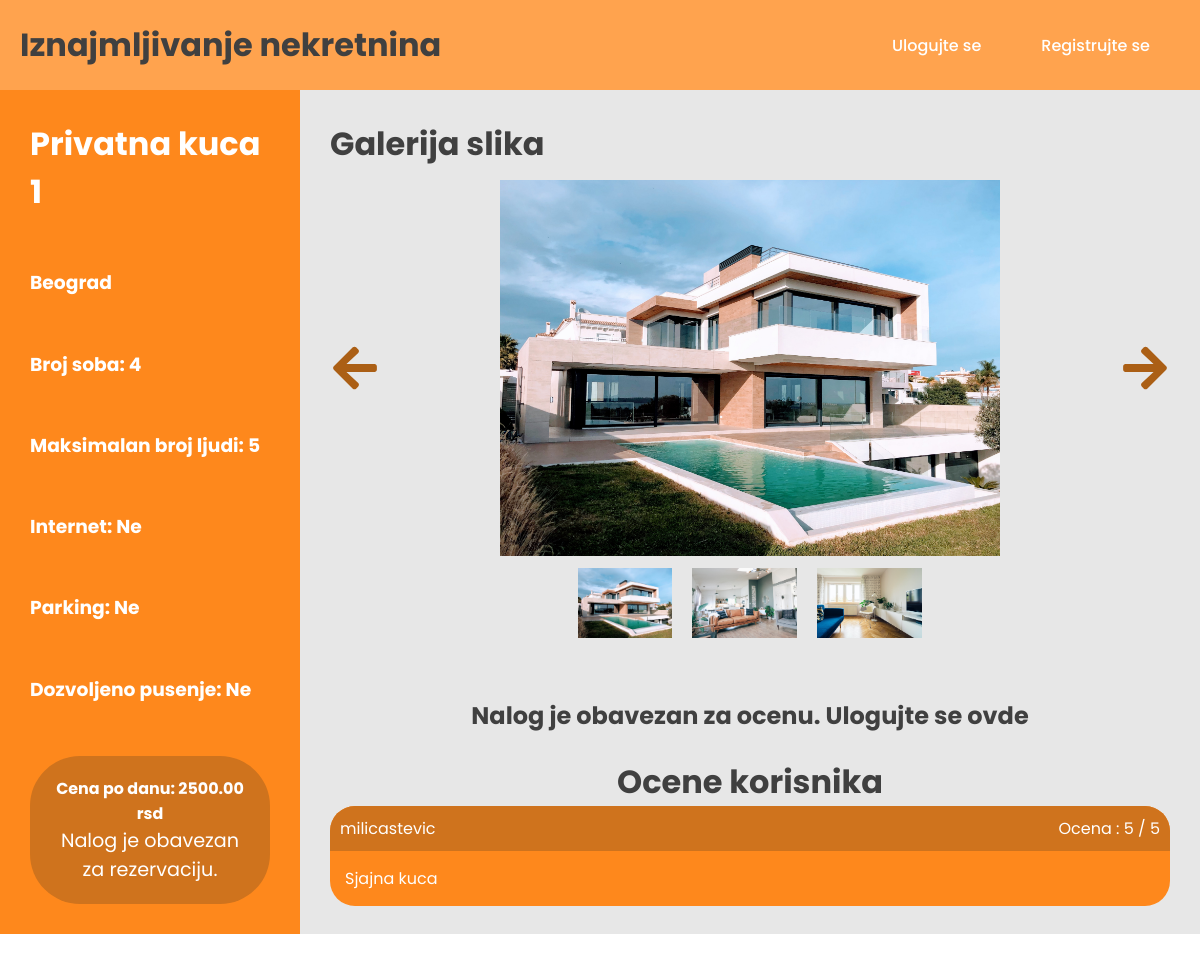
Page /offer_details.php?id=3 on the committed database.
### tables this page shows
CREATE TABLE `offers` (
  `id` int(11) NOT NULL,
  `seller_id` int(11) NOT NULL,
  `offer_name` varchar(50) NOT NULL,
  `offer_type` int(11) NOT NULL,
  `city_id` int(11) NOT NULL,
  `room_number` int(11) NOT NULL,
  `people_number` int(11) NOT NULL,
  `parking` int(11) NOT NULL,
  `internet` int(11) NOT NULL,
  `smoking_allowed` int(11) NOT NULL,
  `description` text NOT NULL,
  `price` int(11) NOT NULL
);

CREATE TABLE `cities` (
  `id` int(11) NOT NULL,
  `name` varchar(50) DEFAULT NULL
);

CREATE TABLE `offer_images` (
  `id` int(11) NOT NULL,
  `offer_id` int(11) NOT NULL,
  `title` varchar(100) NOT NULL
);

CREATE TABLE `offer_reviews` (
  `id` int(11) NOT NULL,
  `user_id` int(11) NOT NULL,
  `offer_id` int(11) NOT NULL,
  `rate` int(11) NOT NULL,
  `review` text NOT NULL,
  `date_created` date DEFAULT current_timestamp()
);

CREATE TABLE `users` (
  `id` int(11) NOT NULL,
  `first_name` varchar(50) NOT NULL,
  `last_name` varchar(50) NOT NULL,
  `email` varchar(100) NOT NULL,
  `username` varchar(100) NOT NULL,
  `password` varchar(150) NOT NULL,
  `role` varchar(10) NOT NULL DEFAULT 'user'
);

### offer_details.php (the view, shortened to what this page needs)
<!DOCTYPE html>
<html lang="en">
<head>
    <link rel="stylesheet" type="text/css" href="css/style.css">
</head>
<body>
    <?php include('nav.php')?>
    <?php
        $database = mysqli_connect('localhost','root','','appartment_rental');
        $id = $_GET['id'];
        $query = "SELECT offers.*, cities.name as 'city_name' FROM offers INNER JOIN cities on offers.city_id = cities.id WHERE offers.id = $id";
        $result = $database->query($query)->fetch_assoc();
        $query = "SELECT title FROM offer_images WHERE offer_id = $id";
        $images = $database->query($query);
        $thumbnails = $database->query($query);
    ?>
    <div class="container-grid">
        <div class="sidebar">
            <h1><?php echo $result['offer_name']?></h1>
            <h3><?php echo $result['city_name']?></h3>
            <h3>Broj soba: <?php echo $result['room_number']?></h3>
            <h3>Maksimalan broj ljudi: <?php echo $result['people_number']?></h3>
            <h3>Internet:
                <?php if($result['internet']):?>
                Da
                <?php else:?>
                Ne
                <?php endif?>
            </h3>
            <h3>Parking:
                <?php if($result['parking']):?>
                Da
                <?php else:?>
                Ne
                <?php endif?>
            </h3>
            <h3>Dozvoljeno pusenje:
                <?php if($result['smoking_allowed']):?>
                Da
                <?php else:?>
                Ne
                <?php endif?>
            </h3>
            <?php if(isset($_SESSION['username'])):?>
            <button class="reserve-btn" id="myBtn">
                <h5 class="wf">Cena po danu: <span class="wf" id="offer-price"><?php echo $result['price']?></span>.00
                    rsd</h5>
                Rezervisi
            </button>
            <?php else:?>
            <a href="register.php" class="text-center register-btn">
                <h5 class="wf">Cena po danu: <span class="wf" id="offer-price"><?php echo $result['price']?></span>.00
                    rsd</h5>
                Nalog je obavezan za rezervaciju.
            </a>
            <?php endif?>
        </div>
        <div class="content">
            <div class="offer-gallery">
                <h1>Galerija slika</h1>
                <div class="gallery-images">
                    <img src='media/arrow-left-solid.svg' id="gallery-prev" class="gallery-control"></img>
                    <?php $i = 0;?>
                    <?php while($row = $images->fetch_assoc()):?>
                    <img id=<?php echo $i?> class="gallery-image" src="house_images/<?php echo $row['title'];?>">
                    <?php $i++?>
                    <?php endwhile?>
                    <img src="media/arrow-right-solid.svg" id="gallery-next" class="gallery-control"></img>
                </div>
                <div class="gallery-thumbnails">
                    <?php while($row = $thumbnails->fetch_assoc()):?>
                    <img id=<?php echo $i?> class="gallery-thumbnail" src="house_images/<?php echo $row['title'];?>">
                    <?php $i++?>
                    <?php endwhile?>
                </div>
            </div>
            <div class="reviews">
                <?php if(isset($_SESSION['user_id'])):?>
                <?php
                    $user_id = $_SESSION['user_id'];
                    $offer_id = $_GET['id'];
                    $query = "SELECT end_date as 'ed' FROM offer_reservations WHERE user_id = $user_id AND offer_id = $offer_id";
                    $check = $database->query($query)->fetch_assoc();
                    if(isset($check['ed'])){
                    $date_end = $check['ed'];
                    $date_end = date_create($date_end);
                }
                    else{
                        $date_end = null;
                    }
                    $current_date =date_create(date('m/d/Y'));
                    $reviewquery = "SELECT * from offer_reviews where user_id = $user_id and offer_id = $offer_id";
                    $reviewresult = $database->query($reviewquery);
                    $review_exists = false;
                    if(mysqli_num_rows($reviewresult) > 0){
                            $review_exists = true;
                        }
                ?>
                <?php if($date_end < $current_date && $date_end != null && $review_exists):?>
                <h1>Ocena vec postoji. Mozete je izmeniti u svako doba.</h1>
                <?php $rr = $reviewresult->fetch_assoc()?>
                <form method = "post" action = "index.php" class="review-form">
                    <label for="rate">Ocena (1-5)</label>
                    <input class = "date input" type = "number" max = 5 min = 1 id = "rate" name = "rate" value = "<?php echo $rr['rate']?>">
                    <label for="review">Komentar</label>
                    <textarea name = "review" id = "review" class = "input date"><?php echo $rr['review']?></textarea>
                    <input type = "hidden" name = "user_id" value = "<?php echo $_SESSION['user_id']?>">
                    <input type = "hidden" name = "offer_id" value = "<?php echo $result['id']?>">
                    <input type = "hidden" name = "edit_review" value = 1>
                    <button type = "submit mx-auto" class = "submit-btn">Azuriraj ocenu</button>
                </form>
                <?php elseif($date_end < $current_date && $date_end != null && !$review_exists):?>
                <form method = "post" action = "index.php" class="review-form">
                    <label for="rate">Ocena (1-5)</label>
                    <input class = "date input" type = "number" id = "rate" name = "rate" value = "">
                    <label for="review">Komentar</label>
                    <textarea name = "review" id = "review" class = "input date"></textarea>
                    <input type = "hidden" name = "user_id" value = "<?php echo $_SESSION['user_id']?>">
                    <input type = "hidden" name = "offer_id" value = "<?php echo $result['id']?>">
                    <input type = "hidden" name = "submit_review" value = 1>
                    <button type = "submit mx-auto" class = "submit-btn">Oceni</button>
                </form>
                <?php else:?>
                    <h3 class = "text-center">Ocenjivanje nije moguce. Morate se vratiti sa lokacije da biste je ocenili, ili morate rezervisati smestaj.</h3><br>
                <?php endif;?>
                <?php else:?>
                    <h2 class = "text-center">Nalog je obavezan za ocenu. <a href = "login.php">Ulogujte se ovde</a></h2><br>
                <?php endif;?>
                <h1>Ocene korisnika</h1>
                <?php
                    $qr = "SELECT offer_reviews.review, offer_reviews.rate, users.username, offer_reviews.date_created FROM offer_reviews INNER JOIN users on users.id = offer_reviews.user_id WHERE offer_reviews.offer_id = $id";
                    $results = $database->query($qr);
                ?>
                <?php while($row = $results->fetch_assoc()):?>
                <div class="review">
                    <div class="review-title">
                        <p><?php echo $row['username']?></p>
                        <p>Ocena : <?php echo $row['rate']?> / 5</p>
                    </div>
                    <div class="review-content">
                        <p><?php echo $row['review']?></p>
                    </div>
                </div>
                <?php endwhile?>
            </div>
        </div>
    </div>
    </body>
</html>

### nav.php (shortened to what this page needs)
<header class="header">
    <div class="main-header">
        <h1 class="title"><a href="home.php">Iznajmljivanje nekretnina</a></h1>
        <?php if(isset($_SESSION['username'])):?>
        <div class="user-info">
            <ul class="account-actions">
                <?php if($_SESSION['role'] == 'admin'):?>
                <li><a href="admin.php" class="link">Admin</a></li>
                <li><a href="admin-create-user.php" class="link">Kreiraj korisnika</a></li>
                <?php endif?>
                <?php if($_SESSION['role'] == 'user'):?>
                <li><a class="link" href="account.php"><?php echo $_SESSION['username']?></a></li>
                <?php endif?>
                <?php if($_SESSION['role'] == 'subadmin'):?>
                <li><a class="link" href="seller.php"><?php echo $_SESSION['username']?></a></li>
                <?php endif?>
                <li><a class="link" href="logout.php">Odjavi se</a></li>
            </ul>
        </div>
        <?php else:?>
        <div class="login">
            <ul class="nav-login">
                <li><a href="login.php" class="link">Ulogujte se</a></li>
                <li><a href="register.php" class="link">Registrujte se</a></li>
            </ul>
        </div>
        <?php endif;?>
    </div>
</header>

### css/style.css (style rules this page uses)
* { margin: 0; padding: 0; box-sizing: border-box; font-family: 'Poppins', sans-serif; color: #404040; scroll-behavior: smooth; }
h1, h2, h3, h4, h5, h6 { color: #404040; }
a { text-decoration: none; }
.text-center { text-align: center; }
.wf { color: white !important; }
.wf>* { color: white; }
.header { box-shadow: 0px 10px 20px 5px rgba(0, 0, 0, 0.25); }
.main-header { display: flex; background-color: #FFA34E; height: 90px; align-items: center; justify-content: space-between; padding: 0 20px; }
.main-header>.login>ul { display: flex; list-style: none; }
.main-header>.login>ul>li { font-weight: 500; margin: 0 20px; font-size: 16px; }
.link { text-decoration: none; color: #fff; transition: color 250ms ease-in-out, background-color 250ms ease-in-out; height: 100%; padding: 10px; }
.container-grid { display: grid; grid-template-columns: minmax(250px, 1fr) 3fr; grid-template-rows: 1fr 1fr; height: 87vh; }
.sidebar { width: 100%; background-color: #FE881C; grid-row-start: 1; grid-row-end: 3; padding: 30px; display: flex; justify-content: center; flex-direction: column; justify-content: space-between; }
.content { grid-row-start: 1; grid-row-end: 3; display: grid; grid-template-columns: 1fr 1fr; grid-template-rows: 1fr 1fr; overflow-y: scroll; }
.content>.offer-gallery { grid-column-start: 1; grid-column-end: 3; grid-row-start: 1; grid-row-end: 2; }
.content>.reviews { grid-column: 1 / 3; grid-row: 2/3; }
.sidebar>* { color: white; }
.content { background-color: #e7e7e7; }
.register-btn { background-color: #CF731D; border-radius: 50px; padding: 20px; font-size: larger; }
.offer-gallery { padding: 30px; display: flex; flex-direction: column; }
.gallery-images { display: flex; justify-content: space-between; align-items: center; }
.gallery-image { height: 400px; width: 500px; object-fit: contain; display: none; margin: 0 auto; }
.gallery-control { width: 50px; height: 50px; filter: invert(37%) sepia(33%) saturate(1726%) hue-rotate(356deg) brightness(98%) contrast(87%); }
.gallery-thumbnails { display: flex; justify-content: center; align-items: center; overflow-x: auto; }
.gallery-thumbnail { height: 70px; margin: 0 10px; }
.reviews { padding: 30px; display: flex; flex-direction: column; justify-content: center; align-items: center; }
.review { width: 100%; background-color: #FE881C; border-radius: 25px; margin-bottom: 20px; }
.review>.review-title { background-color: #CF731D; display: flex; justify-content: space-between; padding: 10px; border-radius: 25px 25px 0 0; }
.review-title>*, .review-content>* { color: white; }
.review>.review-content { padding: 15px; }

### rows in the picture
offers: offer_name "Privatna kuca 1", city.name "Beograd", room_number "4", people_number "5", price "2500"
offer_images: title (picture)
offer_images: title (picture)
offer_images: title (picture)
offer_reviews: user.username "milicastevic", rate "5", review "Sjajna kuca"
